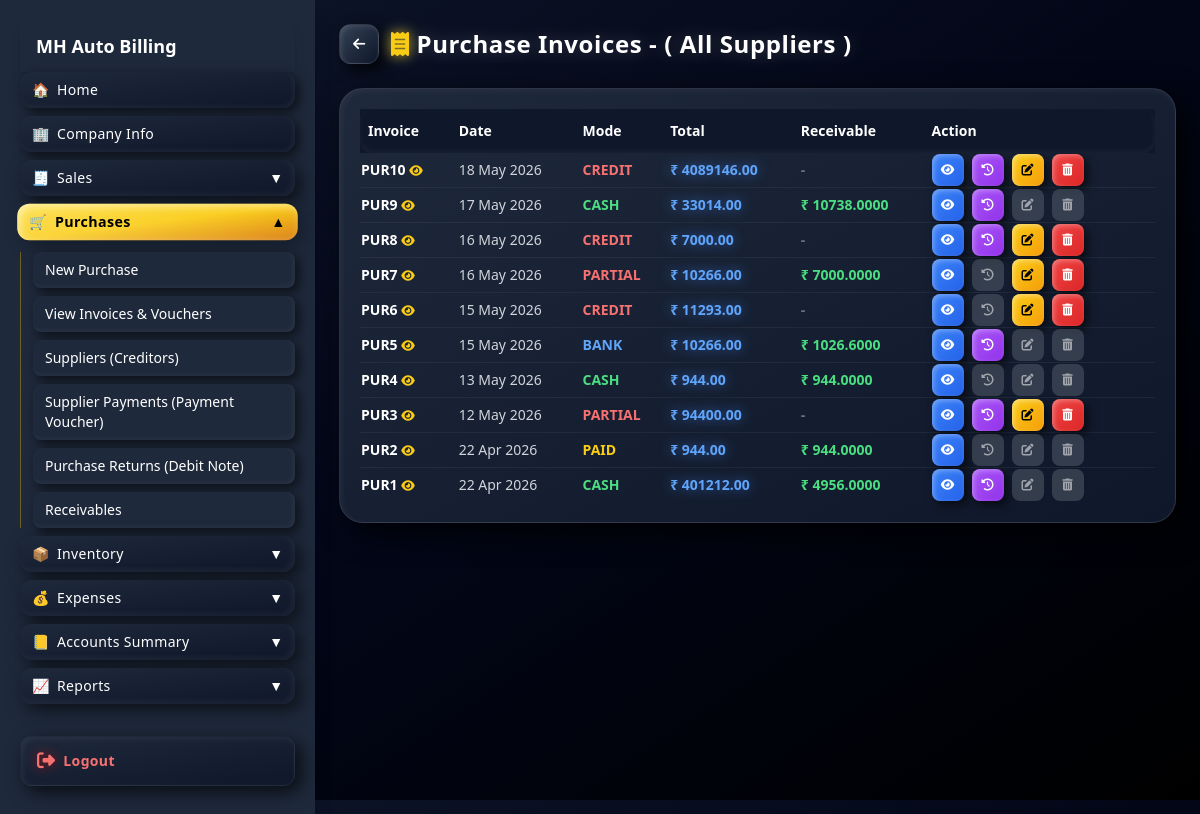
/purchase-invoices/ (signed in), run on the app's committed database.
### apps/purchases/models.py (models this page shows, shortened)
class Purchase(models.Model):
    PAYMENT_CHOICES = (
        ("cash", "Cash"),
        ("bank", "Bank"),
        ("credit", "Credit"),
    )
    supplier = models.ForeignKey(
        Supplier,
        on_delete=models.CASCADE
    )
    invoice_number = models.CharField(
        max_length=50
    )
    payment_mode = models.CharField(
        max_length=10,
        choices=PAYMENT_CHOICES,
        default="cash"
    )
    date = models.DateTimeField(
        auto_now_add=True
    )
    subtotal = models.DecimalField(
        max_digits=10,
        decimal_places=2,
        default=0
    )
    cgst = models.DecimalField(
        max_digits=10,
        decimal_places=2,
        default=0
    )
    sgst = models.DecimalField(
        max_digits=10,
        decimal_places=2,
        default=0
    )
    discount = models.DecimalField(
        max_digits=10,
        decimal_places=2,
        default=0
    )
    roundoff = models.DecimalField(
        max_digits=10,
        decimal_places=2,
        default=0
    )
    total = models.DecimalField(
        max_digits=10,
        decimal_places=2,
        default=0
    )
    @property
    def paid_amount(self):
        return self.paymentallocation_set.aggregate(
            total=Sum("amount")
        )["total"] or Decimal("0.00")
    @property
    def balance(self):
        return Decimal(self.total) - Decimal(self.paid_amount)
    @property
    def status_display(self):
        mode = (self.payment_mode or "").lower()
        if mode == "cash":
            return "CASH"
        if mode == "bank":
            return "BANK"
        if mode == "credit":
            if self.balance <= 0:
                return "PAID"
            elif self.paid_amount > 0:
                return "PARTIAL"
            else:
                return "CREDIT"
        return "CREDIT"

### apps/purchases/views.py (the view)
# urls.py: path("purchase-invoices/", purchase_views.purchase_invoices, name="purchase_invoices"),
@login_required
def purchase_invoices(request):
    supplier_id = request.GET.get("supplier_id")
    supplier = None
    if supplier_id:
        purchases = Purchase.objects.filter(
            supplier_id=supplier_id
        ).order_by("-date")
        supplier = get_object_or_404(Supplier, id=supplier_id)
    else:
        purchases = Purchase.objects.all().order_by("-date")
    for p in purchases:
        total_qty = p.items.aggregate(total=Sum("qty"))["total"] or 0
        returned_qty = PurchaseReturnItem.objects.filter(
            purchase_return__purchase=p
        ).aggregate(total=Sum("qty"))["total"] or 0
        p.is_fully_returned = returned_qty >= total_qty and total_qty > 0
        total_return = Decimal("0.00")
        returns = PurchaseReturnItem.objects.filter(
            purchase_return__purchase=p
        )
        for r in returns:
            line_total = Decimal(r.qty) * Decimal(r.price)
            gst = line_total * Decimal("0.18")
            total_return += line_total + gst
        if p.payment_mode in ["cash", "bank"]:
            paid = p.total   # 🔥 FIX
        else:
            paid = p.paid_amount or Decimal("0.00")
        correct_balance = p.total - paid - total_return
        if correct_balance < 0:
            p.receivable = abs(correct_balance)
        else:
            p.receivable = 0
        if p.payment_mode == "credit":
            if paid == 0:
                p.status = "CREDIT"
            elif correct_balance > 0:
                p.status = "PARTIAL"
            else:
                p.status = "PAID"
        else:
            p.status = p.payment_mode.upper()
    return render(request, "purchases/purchase_invoices.html", {
    "purchases": purchases,
    "party": supplier,
    "mode": "purchase"
})

### templates/purchases/purchase_invoices.html (shortened to what this page needs)
{% extends "base.html" %}
{% block content %}
<div class="max-w-7xl mx-auto">
    <div class="flex items-center gap-3 mb-6">
        <div onclick="goBack()" class="flex items-center justify-center
        w-10 h-10
        rounded-xl
        bg-gradient-to-br from-slate-700 to-slate-900
        shadow-[inset_2px_2px_5px_rgba(255,255,255,0.1),_6px_6px_15px_rgba(0,0,0,0.8)]
        border border-white/10
        cursor-pointer
        transition-all duration-200
        hover:scale-110 hover:shadow-[0_0_15px_rgba(250,204,21,0.6)]
        active:scale-90">
            <i class="fa-solid fa-arrow-left text-white text-sm"></i>
        </div>
        <h1 class="text-2xl font-bold text-white tracking-wide
drop-shadow-[0_0_8px_rgba(255,255,255,0.2)]">
            <i class="fa-solid fa-receipt text-yellow-400 drop-shadow-[0_0_6px_rgba(255,215,0,0.6)]"></i>
            {% if mode == "sales" %}
    Sales Invoices
{% else %}
    Purchase Invoices
{% endif %}
            <span> - (
               {% if party %}
{{ party.name }}
                {% else %}
                All Suppliers
                {% endif %} )
            </span>
        </h1>
    </div>
    <div class="hidden md:block
bg-gradient-to-br from-slate-800 to-slate-900
rounded-3xl p-5
shadow-[inset_2px_2px_6px_rgba(255,255,255,0.05),_10px_10px_30px_rgba(0,0,0,0.8)]
border border-white/10
overflow-x-auto
overflow-y-auto
max-h-[450px]
">
        <table class="w-full text-sm text-white">
            <thead class="text-left
bg-black/20
rounded-xl
shadow-[inset_0_-2px_6px_rgba(255,255,255,0.05)] sticky top-0 z-10 bg-slate-900">
                <tr>
                    <th class="py-3 px-2">Invoice</th>
                    <th>Date</th>
                    <th>Mode</th>
                    <th>Total</th>
                    <th>
    {% if mode == "sales" %}
        Payable
    {% else %}
        Receivable
    {% endif %}
</th>
                    <th>Action</th>
                </tr>
            </thead>
            <tbody class="divide-y divide-white/5">
                {% for p in purchases %}
                <tr class="transition-all duration-200
hover:bg-white/5 hover:scale-[1.01]">
                    <td class="font-bold text-white">
                        <a href="
{% if mode == 'sales' %}
    /invoice/{{ p.id }}/
{% else %}
    /purchase/preview/{{ p.id }}/
{% endif %}
" target="_blank">
                            {% if mode == "sales" %}
    {{ p.invoice_no }}
{% else %}
    {{ p.invoice_number }}
{% endif %}
                        </a> <i class="fa-solid fa-eye text-yellow-400 text-xs cursor-pointer"></i>
                    </td>
                    <td class="text-gray-300">
                        {{ p.date|date:"d M Y" }}
                    </td>
                   <td class="text-sm font-bold">
{% if p.status == "cancelled" %}
<span class="text-red-500 font-bold">
    CANCELLED
</span>
{% else %}
<span class="
{% if p.status_display == 'CREDIT' or p.status_display == 'PARTIAL' %}
    text-red-400
{% elif p.status_display == 'PAID' %}
    text-yellow-400
{% elif p.status_display == 'CASH' %}
    text-green-400
{% elif p.status_display == 'BANK' %}
    text-blue-400
{% endif %}
font-bold">
    {{ p.status_display }}
</span>
{% endif %}
                    </td>
                    <td class="font-bold text-blue-400
drop-shadow-[0_0_6px_rgba(59,130,246,0.6)]">
                        ₹ {{ p.total }}
                    </td>
<td class="font-bold
{% if p.receivable > 0 %}
    text-green-400
{% else %}
    text-gray-500
{% endif %}
">
    {% if p.receivable > 0 %}
        ₹ {{ p.receivable }}
    {% else %}
        -
    {% endif %}
</td>
                    <td class="flex gap-2">
<a href="
{% if mode == 'sales' %}
    /invoice/{{ p.id }}/
{% else %}
    /purchase/preview/{{ p.id }}/
{% endif %}
" data-id="{{ p.id }}" onclick="event.preventDefault(); openLedger(this.dataset.id)" class="w-8 h-8 flex items-center justify-center rounded-lg
bg-gradient-to-br from-blue-500 to-blue-600
shadow-[inset_2px_2px_5px_rgba(255,255,255,0.3),_4px_4px_10px_rgba(0,0,0,0.6)]
hover:scale-[1.1]
hover:shadow-[0_0_10px_rgba(59,130,246,0.6)]
transition-all duration-200">
                            <i class="fa-solid fa-eye text-white text-xs"></i>
                        </a>
                        <button onclick="openReturnHistory('{{ p.id }}', '{{ mode }}')" class="w-8 h-8 flex items-center justify-center rounded-lg
{% if p.is_fully_returned %}
    bg-gray-600 opacity-60
{% else %}
    bg-gradient-to-br from-purple-500 to-purple-600
    shadow-[inset_2px_2px_5px_rgba(255,255,255,0.3),_4px_4px_10px_rgba(0,0,0,0.6)]
    hover:scale-[1.1]
    hover:shadow-[0_0_10px_rgba(168,85,247,0.6)]
{% endif %}
transition-all duration-200">
                            <i class="fa-solid fa-clock-rotate-left text-white text-xs"></i>
                        </button>
                        {% if p.status_display == "CREDIT" or p.status_display == "PARTIAL" %}
                        <a href="
{% if mode == 'sales' %}
    /bill/edit/{{ p.id }}/
{% else %}
    /purchase/edit/{{ p.id }}/
{% endif %}" class="w-8 h-8 flex items-center justify-center rounded-lg
    bg-gradient-to-br from-yellow-400 to-amber-500
    shadow-[inset_2px_2px_5px_rgba(255,255,255,0.4),_4px_4px_10px_rgba(0,0,0,0.6)]
    hover:scale-[1.1]
    hover:shadow-[0_0_10px_rgba(255,215,0,0.6)]
    transition-all duration-200">
                            <i class="fa-solid fa-pen-to-square text-black text-xs"></i>
                        </a>
                        {% else %}
                        <div class="w-8 h-8 flex items-center justify-center rounded-lg
    bg-gray-600 cursor-not-allowed opacity-60" title="Locked">
                            <i class="fa-solid fa-pen-to-square text-white text-xs"></i>
                        </div>
                        {% endif %}
                        {% if p.status_display == "CREDIT" or p.status_display == "PARTIAL" %}
                        <a href="
{% if mode == 'sales' %}
    /bill/delete/{{ p.id }}/
{% else %}
    /purchase/delete/{{ p.id }}/
{% endif %}
" class="w-8 h-8 flex items-center justify-center rounded-lg
    bg-gradient-to-br from-red-500 to-red-600
    shadow-[inset_2px_2px_5px_rgba(255,255,255,0.3),_4px_4px_10px_rgba(0,0,0,0.6)]
    hover:scale-[1.1]
    hover:shadow-[0_0_10px_rgba(255,0,0,0.6)]
    transition-all duration-200">
                            <i class="fa-solid fa-trash-can text-white text-xs"></i>
                        </a>
                        {% else %}
                        <div class="w-8 h-8 flex items-center justify-center rounded-lg
    bg-gray-600 cursor-not-allowed opacity-60" title="Locked">
                            <i class="fa-solid fa-trash-can text-white text-xs"></i>
                        </div>
                        {% endif %}
                    </td>
                </tr>
                {% endfor %}
            </tbody>
        </table>
    </div>
</div>
{% endblock %}

### templates/base.html (style rules this page uses)
body { padding-bottom:120px; overflow-y: auto; }

### data on the page
Purchase: invoice_number "PUR10", date "18 May 2026", status_display "CREDIT", total "4089146.00"
Purchase: invoice_number "PUR9", date "17 May 2026", status_display "CASH", total "33014.00", receivable "10738.0000"
Purchase: invoice_number "PUR8", date "16 May 2026", status_display "CREDIT", total "7000.00"
Purchase: invoice_number "PUR7", date "16 May 2026", status_display "PARTIAL", total "10266.00", receivable "7000.0000"
Purchase: invoice_number "PUR6", date "15 May 2026", status_display "CREDIT", total "11293.00"
Purchase: invoice_number "PUR5", date "15 May 2026", status_display "BANK", total "10266.00", receivable "1026.6000"
Purchase: invoice_number "PUR4", date "13 May 2026", status_display "CASH", total "944.00", receivable "944.0000"
Purchase: invoice_number "PUR3", date "12 May 2026", status_display "PARTIAL", total "94400.00"
Purchase: invoice_number "PUR2", date "22 Apr 2026", status_display "PAID", total "944.00", receivable "944.0000"
Purchase: invoice_number "PUR1", date "22 Apr 2026", status_display "CASH", total "401212.00", receivable "4956.0000"
